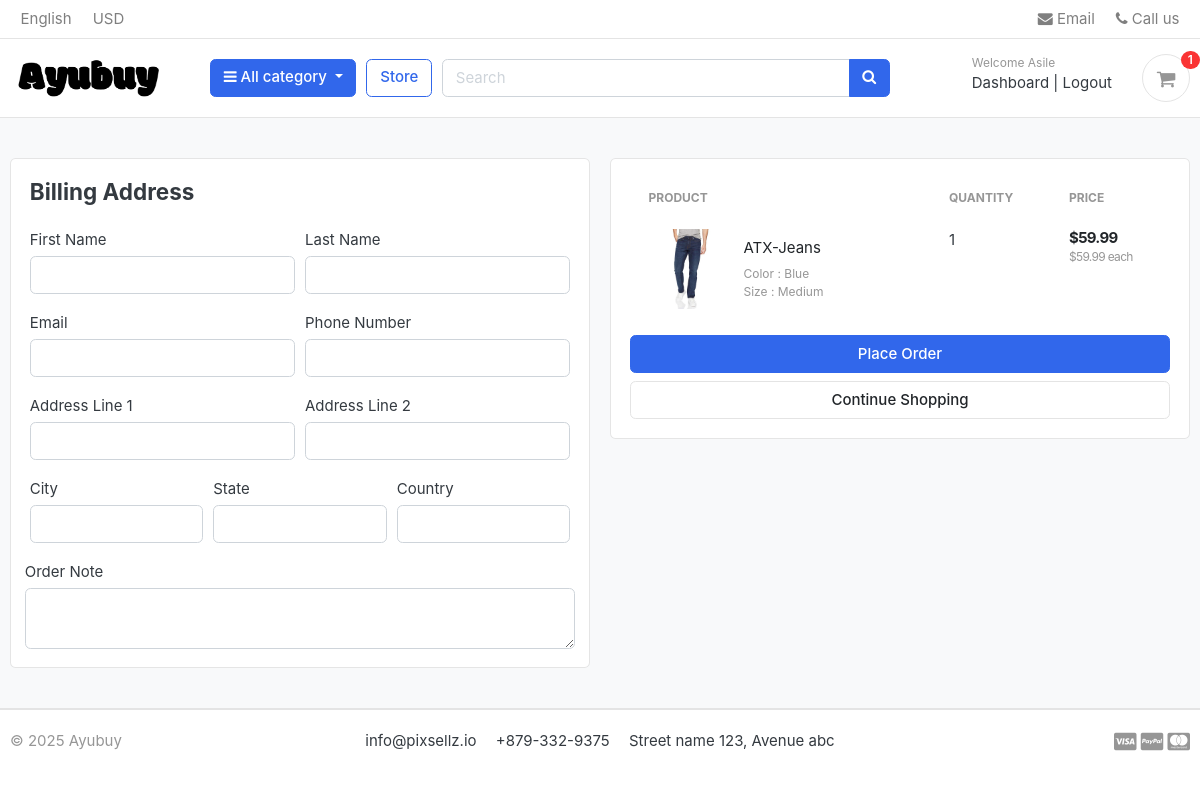
Page /cart/checkout/ (signed in) on the earlier database version.
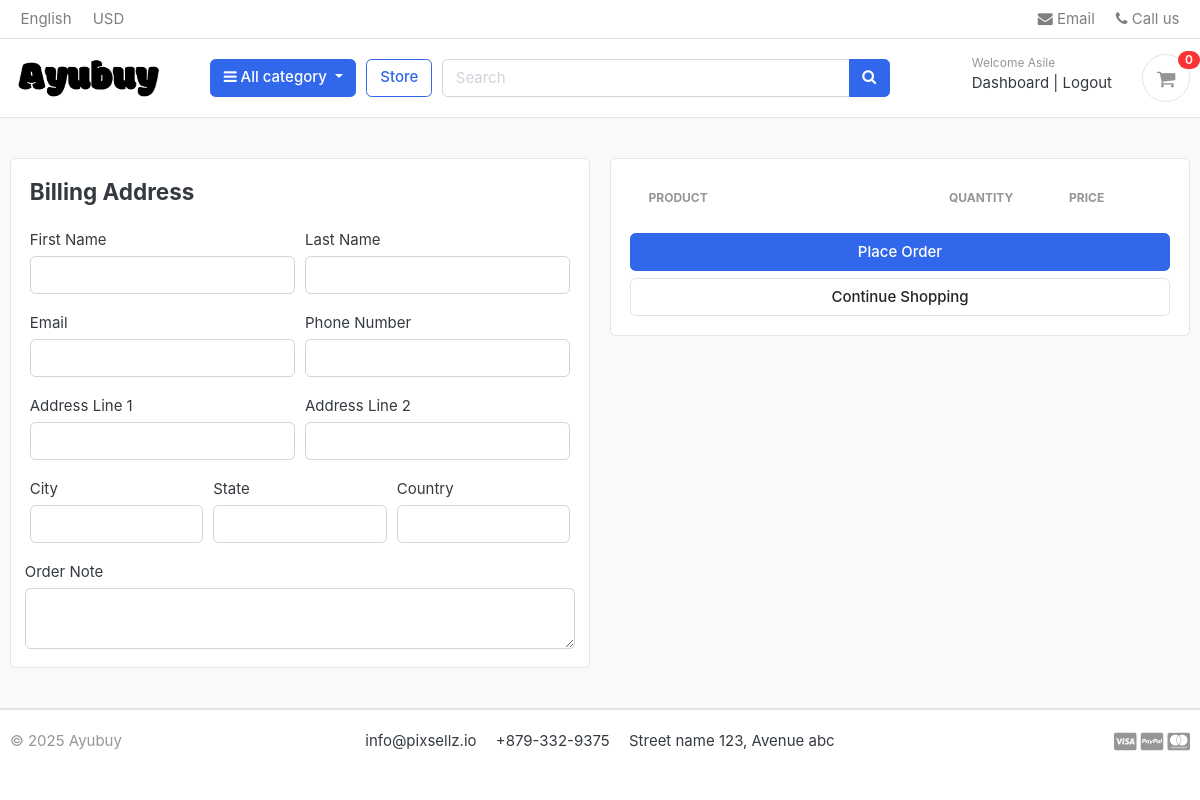
Same page on the later database version.
### carts/models.py (models this page shows, shortened)
class CartItem(models.Model):
    user = models.ForeignKey(Account, on_delete=models.CASCADE, null=True)
    product = models.ForeignKey(Product, on_delete=models.CASCADE)  # Product linked to the cart item
    variations = models.ManyToManyField(Variation, blank=True)
    cart = models.ForeignKey(Cart, on_delete=models.CASCADE, null=True)  # Cart associated with the item
    quantity = models.IntegerField()  # Number of products in the cart
    is_active = models.BooleanField(default=True)  # Active status of the cart item
    def sub_total(self):
        return self.product.price * self.quantity

### store/models.py (models this page shows, shortened)
class Product(models.Model):
    product_name = models.CharField(max_length=200, unique=True)  # Product name (unique)
    slug = models.SlugField(max_length=200, unique=True)  # SEO-friendly unique slug
    description = models.TextField(max_length=500, blank=True)  # Optional product description
    price = models.DecimalField(max_digits=10, decimal_places=2, default=Decimal('0.00'))  # Precise price handling
    images = models.ImageField(upload_to='photos/products')  # Product image storage path
    stock = models.PositiveIntegerField()  # Prevents negative stock values
    is_available = models.BooleanField(default=True)  # Product availability status
    category = models.ForeignKey(Category, on_delete=models.CASCADE)  # Category association
    created_date = models.DateTimeField(auto_now_add=True)  # Auto-set creation timestamp
    modified_date = models.DateTimeField(auto_now=True)  # Auto-update modification timestamp
    def get_url(self):
        return reverse('product_detail', args=[self.category.slug, self.slug])
    class Meta:
        ordering = ['-created_date']
        verbose_name = "Product"
        verbose_name_plural = "Products"

class Variation(models.Model):
    product = models.ForeignKey(Product, on_delete=models.CASCADE, related_name="variations")
    variation_category = models.CharField(max_length=100, choices=VARIATION_CATEGORY_CHOICES)
    variation_value = models.CharField(max_length=100)
    is_active = models.BooleanField(default=True)
    created_date = models.DateTimeField(auto_now=True)
    objects = VariationManager()
    class Meta:
        ordering = ['product', 'variation_category']
        verbose_name = "Variation"
        verbose_name_plural = "Variations"

### carts/views.py (the view)
# urls.py: path('checkout/', views.checkout, name="checkout"),
@login_required(login_url='login')
def checkout(request, total=0, quantity=0, cart_items=None):
    try:
        if request.user.is_authenticated:
            cart_items = CartItem.objects.filter(user=request.user, is_active=True)
        else:
            cart = Cart.objects.get(cart_id=_cart_id(request))
            cart_items = CartItem.objects.filter(cart=cart, is_active=True)
        for cart_item in cart_items:
            total += (cart_item.product.price * cart_item.quantity)  # Total cost
            quantity += cart_item.quantity  # Total quantity of items
        tax = (2 * total) / 100  # 2% tax on total
        grand_total = total + tax  # Calculate grand total including tax
    except ObjectDoesNotExist:
        cart_items = []  # If the cart does not exist, set cart items to an empty list
        tax = 0
        grand_total = 0
    context = {
        'total': total,
        'quantity': quantity,
        'cart_items': cart_items,
        'tax': tax,
        'grand_total': grand_total,
    }
    return render(request, 'store/checkout.html', context)

### carts/context_processors.py (called while the page is built)
def counter(request):
    cart_count = 0  # Initialize cart item count
    if 'admin' in request.path:
        return {}
    else:
        try:
            cart = Cart.objects.filter(cart_id=_cart_id(request))
            if request.user.is_authenticated:
                cart_items = CartItem.objects.all().filter(user=request.user)
            else:
                cart_items = CartItem.objects.all().filter(cart=cart[:1])
            for cart_item in cart_items:
                cart_count += cart_item.quantity
        except Cart.DoesNotExist:
            cart_count = 0  # If no cart exists, set cart_count to 0
    return dict(cart_count=cart_count)  # Return cart count as a dictionary for template usage

### carts/views.py (called while the page is built)
def _cart_id(request):
    if not request.session.session_key:
        request.session.create()
    return request.session.session_key

### category/context_processors.py (called while the page is built)
def menu_links(request):
    links = Category.objects.all()  # Retrieve all category objects
    return {'links': links}  # Return as a dictionary for template context

### category/models.py (called while the page is built)
    def get_url(self):
        return reverse('products_by_category', args=[self.slug])

### templates/store/checkout.html (shortened to what the changed rows need)
{% extends "base.html" %}
{% load static %}
{% block content %}
<section class="section-content padding-y bg">
    <div class="container">
    <div class="row">
        <aside class="col-lg-6">
            <div class="card">
            <div class="card-body">
                <table class="table table-borderless table-shopping-cart">
                    <thead class="text-muted">
                    <tr class="small text-uppercase">
                      <th scope="col">Product</th>
                      <th scope="col" width="120">Quantity</th>
                      <th scope="col" width="120">Price</th>
                    </tr>
                    </thead>
                    <tbody>
                    {% for cart_item in cart_items %}
                    <tr>
                        <td>
                            <figure class="itemside align-items-center">
                                <div class="aside"><img src="{{ cart_item.product.images.url}}" class="img-sm"></div>
                                <figcaption class="info">
                                    <a href="{{ cart_item.product.get_url }}" class="title text-dark">{{ cart_item.product.product_name }}</a>
                                    <p class="text-muted small">
                                        {% if cart_item.variations.all %}
                                            {% for item in cart_item.variations.all %}
                                                {{ item.variation_category | capfirst }} : {{ item.variation_value | capfirst}} <br>
                                            {% endfor %}
                                        {% endif %}
                                    </p>
                                </figcaption>
                            </figure>
                        </td>
                        <td>
                                <label for="">{{ cart_item.quantity }}</label>
                        </td>
                        <td>
                            <div class="price-wrap">
                                <var class="price">${{ cart_item.sub_total}}</var>
                                <small class="text-muted"> ${{ cart_item.product.price}} each</small>
                            </div>
                        </td>
                    </tr>
                    {% endfor %}
                    </tbody>
                    </table>
            </div>
            </div>
    </aside>
    </div>
    </div>
    </section>
{% endblock content %}

### templates/includes/navbar.html (shortened to what this page needs)
{% load static %}
<header class="section-header">
    <nav class="navbar p-md-0 navbar-expand-sm navbar-light border-bottom">
    <div class="container">
      <div class="collapse navbar-collapse" id="navbarTop4">
        <ul class="navbar-nav mr-auto">
            <li class="nav-item dropdown">
                 <a href="#" class="nav-link">   English </a>
            </li>
            <li class="nav-item dropdown">
                <a href="#" class="nav-link"> USD </a>
            </li>
        </ul>
        <ul class="navbar-nav">
            <li><a href="#" class="nav-link"> <i class="fa fa-envelope"></i> Email </a></li>
            <li><a href="#" class="nav-link"> <i class="fa fa-phone"></i> Call us </a></li>
        </ul>
      </div>
    </div>
    </nav>
    <section class="header-main border-bottom">
        <div class="container">
    <div class="row align-items-center">
        <div class="col-lg-2 col-md-3 col-6">
            <a href="{% url 'home' %}" class="brand-wrap">
                <img class="logo" src="{% static './images/logo.png' %}">
            </a>
        </div>
        <div class="col-lg col-sm col-md col-6 flex-grow-0">
            <div class="category-wrap dropdown d-inline-block float-right">
                <button type="button" class="btn btn-primary dropdown-toggle" data-toggle="dropdown">
                    <i class="fa fa-bars"></i> All category
                </button>
            </div>
        </div>
        <a href="{% url 'store' %}" class="btn btn-outline-primary">Store</a>
        <div class="col-lg  col-md-6 col-sm-12 col">
            <form action="{% url 'search' %}" class="search" method="GET">
                <div class="input-group w-100">
                    <input type="text" class="form-control" style="width:60%;" placeholder="Search" name="keyword">
                    <div class="input-group-append">
                      <button class="btn btn-primary" type="submit">
                        <i class="fa fa-search"></i>
                      </button>
                    </div>
                </div>
            </form>
        </div>
        <div class="col-lg-3 col-sm-6 col-8 order-2 order-lg-3">
                    <div class="d-flex justify-content-end mb-3 mb-lg-0">
                        {% if user.id is None %}
                        <div class="widget-header">
                            <small class="title text-muted">Welcome guest!</small>
                            <div>
                                <a href="{% url 'login' %}">Sign in</a> <span class="dark-transp"> | </span>
                                <a href="{% url 'register' %}"> Register</a>
                            </div>
                        </div>
                        {% else %}
                        <div class="widget-header">
                            <small class="title text-muted">Welcome {{ user.first_name }}</small>
                            <div>
                                <a href="{% url 'dashboard' %}">Dashboard</a> <span class="dark-transp"> | </span>
                                <a href="{% url 'logout' %}"> Logout</a>
                            </div>
                        </div>
                        {% endif %}
                        <a href="{% url 'cart' %}" class="widget-header pl-3 ml-3">
                            <div class="icon icon-sm rounded-circle border"><i class="fa fa-shopping-cart"></i></div>
                            <span class="badge badge-pill badge-danger notify">{{ cart_count }}</span>
                        </a>
                    </div>
                </div>
    </div>
        </div>
    </section>
    </header>

Differences in the rows shown:
removed CartItem: product.images (picture), product.product_name "ATX-Jeans", quantity "1", sub_total "59.99", product.price "59.99"
no longer on this page (row unchanged): Variation: variation_category "Color", variation_value "Blue"
no longer on this page (row unchanged): Variation: variation_category "Size", variation_value "Medium"
Other differences:
{{ cart_count }}: "1" → "0"
